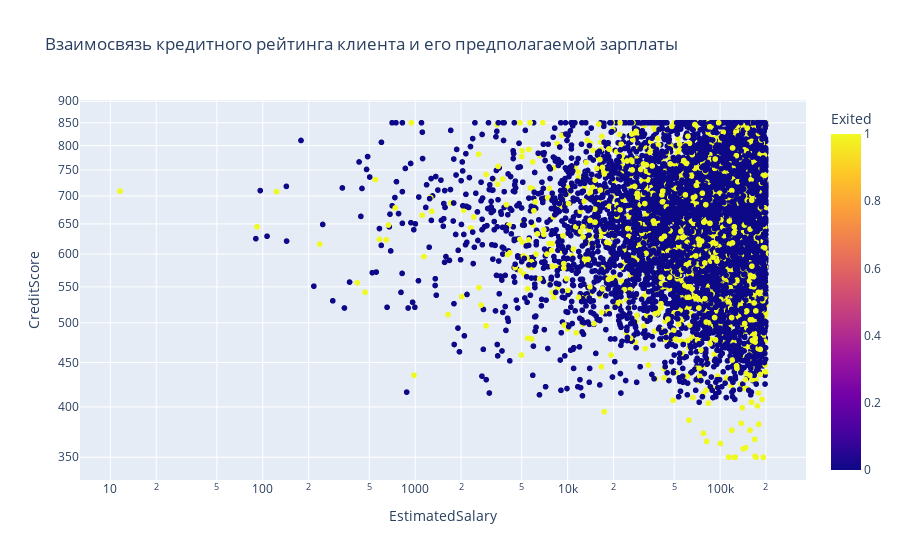

Notebook source saved alongside this figure:
### Markdown cell above
#### 9.5. 
Постройте график, который показывает взаимосвязь кредитного рейтинга клиента и его предполагаемой зарплаты. Добавьте расцветку по признаку оттока клиентов. Какова взаимосвязь между признаками? Если не видите явной взаимосвязи, укажите это.

### Code cell
fig=px.scatter(
    data_frame=churn_data,
    x='EstimatedSalary',
    y='CreditScore',
    log_x=True,
    log_y=True,
    color='Exited',
    title='Взаимосвязь кредитного рейтинга клиента и его предполагаемой зарплаты'
)
import plotly.io as pio
pio.show(fig)
fig.show('png')
fig.write_image('img.png')

### Figure 1 — Plotly figure (JSON) as saved in the notebook; plotly's stock layout.template omitted (floating-point values rounded to 4 significant figures; data arrays with more than 128 entries replaced by an {"elided": "..."} marker saying what was removed)
{"data": [{"hovertemplate": "EstimatedSalary=%{x}<br>CreditScore=%{y}<br>Exited=%{marker.color}<extra></extra>", "legendgroup": "", "marker": {"color": {"elided": "10000 int values"}, "coloraxis": "coloraxis", "symbol": "circle"}, "mode": "markers", "name": "", "showlegend": false, "type": "scattergl", "x": {"elided": "10000 float values"}, "xaxis": "x", "y": {"elided": "10000 int values"}, "yaxis": "y"}], "layout": {"coloraxis": {"colorbar": {"title": {"text": "Exited"}}, "colorscale": [[0, "#0d0887"], [0.1111, "#46039f"], [0.2222, "#7201a8"], [0.3333, "#9c179e"], [0.4444, "#bd3786"], [0.5556, "#d8576b"], [0.6667, "#ed7953"], [0.7778, "#fb9f3a"], [0.8889, "#fdca26"], [1, "#f0f921"]]}, "legend": {"tracegroupgap": 0}, "title": {"text": "Взаимосвязь кредитного рейтинга клиента и его предполагаемой зарплаты"}, "xaxis": {"anchor": "y", "domain": [0, 1], "title": {"text": "EstimatedSalary"}, "type": "log"}, "yaxis": {"anchor": "x", "domain": [0, 1], "title": {"text": "CreditScore"}, "type": "log"}}}
